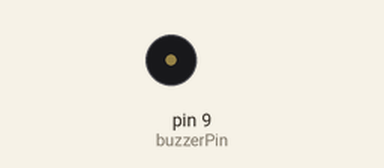
A sketch run on a simulated Arduino Uno, built with avr-gcc and run on an emulated ATmega328P. Shown: buzzer (waves = sounding).

Above: at 0.6 s.
At 31.12 s:
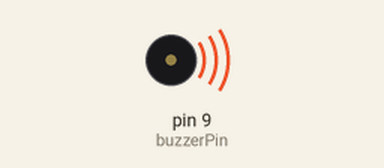
Timing chart, 0 to 32.5 s (numbered marks = the images above):
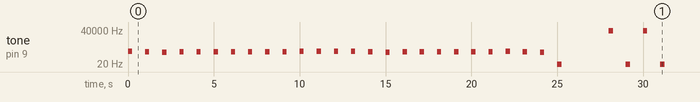

Measured:
- by itself, tone on pin 9 (buzzerPin): plays 330 Hz for 0.25 s, 294 Hz for 0.25 s, 262 Hz for 0.25 s, 294 Hz for 0.25 s, 300 Hz for 0.25 s, 300 Hz for 0.25 s … (100 notes in this stretch)

The sketch:

ch11_2.ino
```cpp
int buzzerPin = 9;
int frequencies[] = {330, 294, 262, 294, 300, 300, 300,
                     294, 294, 294,
                     330, 330, 330,
                     330, 294, 262, 294, 300, 300, 300,
                     294, 294, 330, 294, 262};

void setup() {
}

void loop() {
  for (int i = 0; i < sizeof(frequencies); i++) {
    tone(buzzerPin, frequencies[i], 250);
    delay(1000);
  }
}
```
